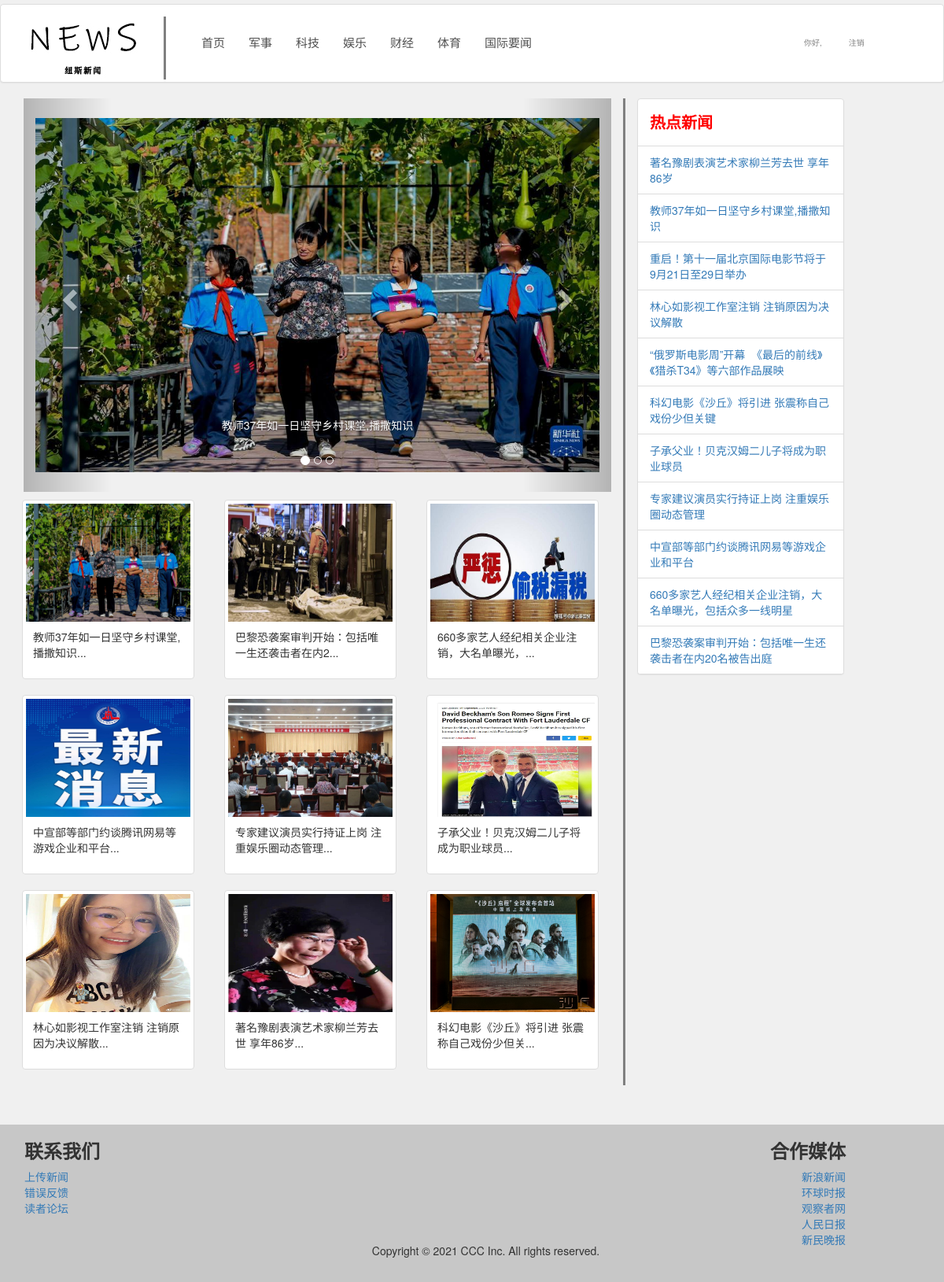
The app's page /php/newslist.php?classid=3 (signed in) with its own data.
### tables this page shows
CREATE TABLE IF NOT EXISTS `tbl_newsclass` (
  `classid` int(11) NOT NULL AUTO_INCREMENT COMMENT '类别编号',
  `classname` varchar(50) DEFAULT NULL COMMENT '类别标题',
  `classdesc` varchar(200) DEFAULT NULL COMMENT '类别说明',
  PRIMARY KEY (`classid`)
);

CREATE TABLE IF NOT EXISTS `tbl_news` (
  `newsid` int(11) NOT NULL AUTO_INCREMENT COMMENT '新闻编号',
  `title` varchar(100) NOT NULL COMMENT '新闻标题',
  `content` text COMMENT '新闻内容',
  `publishtime` timestamp NOT NULL DEFAULT CURRENT_TIMESTAMP COMMENT '发布时间',
  `uid` int(11) NOT NULL COMMENT '用户编号',
  `classid` int(11) NOT NULL COMMENT '新闻类型编号',
  `istop` int(11) NOT NULL DEFAULT '0' COMMENT '置顶标志',
  `ishot` int(11) NOT NULL DEFAULT '0' COMMENT '热点标志',
  `likecount` int(11) NOT NULL DEFAULT '0' COMMENT '新闻点赞计数',
  `viewcount` int(11) NOT NULL DEFAULT '0' COMMENT '新闻访问量',
  `newsimg` varchar(50) NOT NULL,
  PRIMARY KEY (`newsid`),
  KEY `FK_uid` (`uid`),
  KEY `FK_classid` (`classid`)
);

### php/newsclass.dao.php (called while the page is built, shortened)
<?php
require_once 'common.php';
function findnewsclass(){
    $sql="select * from tbl_newsclass";
    $link=get_connect();
    $result=execQuery($sql,$link);
    return $result;
}
?>

### php/common.php (called while the page is built, shortened)
<?php
function execQuery($strQuery,$link){
    $res= mysqli_query($link,$strQuery);
    $results = array();
     while($row = mysqli_fetch_assoc($res)){
       $results[] = $row;
    }
    return $results;
}
?>

### php/news.dao.php (called while the page is built, shortened)
<?php
    require_once 'common.php';
	function find3NewsByClassID($classid){
		$sql="select * from tbl_news where classid=$classid and istop = '1' order by publishtime desc limit 3";
		$link=get_connect();
		$result=execQuery($sql,$link);
		return $result;
	}
	function find9News_pageByClassID($classid,$page,$pagesize){
	    $maxpage=maxpage_findNewsByClassID($classid,$pagesize);
	    $page=$page>$maxpage ?$maxpage :$page;
	    $offset=($page-1)*$pagesize;
	    $sql="select * from tbl_news where classid=$classid order by publishtime desc limit $offset,$pagesize";
	    $link=get_connect();
	    $result=execQuery($sql,$link);
	    return $result;
	}
	function findhotNewsByClassID($classid){
		$sql="select * from tbl_news where classid=$classid order by viewcount desc limit 20";
		$link=get_connect();
		$result=execQuery($sql,$link);
		return $result;
	}
    function findNewsByClassID($classid){
        $link=get_connect();
        $classid=mysql_dataCheck($classid,$link);
        $sql="select * from tbl_news where classid=$classid order by publishtime desc";
        $result=execQuery($sql,$link);
        return $result;
    }
    function maxpage_findNewsByClassID($classid,$pagesize){
        $sql="select count(*) as num from tbl_news where classid=$classid order by publishtime desc";
        $link=get_connect();
        $result=execQuery($sql,$link);
        $num=$result[0]['num'];
        return ceil($num/$pagesize);
    }
?>

### php/newslist.php (the view, shortened to what this page needs)
<!DOCTYPE html>
<html lang="en">
<head>
	<link rel="stylesheet"  href="../dist/css/bootstrap.css"/>
	<link rel="stylesheet"  href="../css/body.css"/>
</head>
<body>
    <?php
        require_once 'news.dao.php';
		require_once 'newsclass.dao.php';
		$rst1=findnewsclass();
		$page=1;
        $pagesize=9;
        if(isset($_GET['classid'])){
            $classid=$_GET['classid'];
            $rst=findNewsByClassID($classid);
			$rst2=find3NewsByClassID($classid);
			foreach($rst2 as $row){
				$title[]=$row['title'];
				$img[]=$row['newsimg'];
				$newsid[]=$row['newsid'];
			}
			$rst4=find9News_pageByClassID($classid,$page,$pagesize);
			foreach($rst4 as $row){
				$len=$row['title'];
				$title1[]=strlen($len)>50 ? mb_substr($len,0,22,'utf8').'...': $len;
				$img1[]=$row['newsimg'];
				$newsid1[]=$row['newsid'];
			}
        }
    ?>
	<div class="panel panel-default" style="height: 100px;margin-top: 5px;">
	    <div class="panel-body">
	        <div class="container">
				<div class="row" style="height: 90px;">
				<div class="col-md-2" style="border-right:solid gray;">
					<img src="../img/news.jpg" >
				</div>
	        	<div class="col-md-8" style="margin-top: 8px;font-size: 15px;">
	        		<nav class="navbar navbar-static-top" role="navigation">
	        		    <div class="container-fluid">
	        		    <div>
	        		        <ul class="nav navbar-nav">
	        		                <li><a href="newslist.php?page=1" style="color: #4F4F4F;">首页</a></li>
	        		                <?php
	        		                    foreach($rst1 as $row){
	        		                        $classid=$row['classid'];
	        		                        $classname=$row['classname'];
	        		                        echo "<li><a href='newslist.php?classid=$classid&page=1' style='color: #4F4F4F;'>$classname</a></li>";
	        		                    }
	        		                ?>
	        		        </ul>
	        		    </div>
	        		    </div>
	        		</nav>
	        	</div>
				<div class="col-md-2" style="margin-top: 15px;font-size: 10px;">
					<ul class="nav nav-tabs" style="border: none;">
						<li>
						<?php
						if(!isset($_SESSION['user'])){
						    echo "<a href='logic.php' style='color: #828282;'>登录";
						}else{
							$userinfo=$_SESSION['user'];
							echo "<a href='newslist.php?page=1' style='color: #828282;'>你好,",$userinfo['username'];
						}
						?>
						</a></li>
						<li>
						<?php
						if(!isset($_SESSION['user'])){
						    echo "注册";
						}else{
							echo "<a href='logic.php' style='color: #828282;'>注销</a>";
						}
						?>
						</li>
					</ul>
				</div>
				</div>
			</div>
		</div>
	</div>
	<div class="container">
		<div class="row">
			<div class="col-md-8" style="border-right: solid 3px #808080;">
			<div id="myCarousel" class="carousel slide col-md-12" style="height: 500px;">
				<ol class="carousel-indicators">
					<li data-target="#myCarousel" data-slide-to="0" class="active"></li>
					<li data-target="#myCarousel" data-slide-to="1"></li>
					<li data-target="#myCarousel" data-slide-to="2"></li>
				</ol>
				<div class="carousel-inner">
					<div class="item active">
						<a href='newsdetail.php?newsid=<?php echo $newsid[0] ?>'><img src=<?php echo "newsimg/".$img[0].".jpg" ?> alt="First slide" style="width: 1200px;height: 450px;margin-top: 25px;" class="center-block"></a>
						<div class="carousel-caption"><?php echo $title[0] ?></div>
					</div>
				</div>
				<a class="left carousel-control" href="#myCarousel" role="button" data-slide="prev">
					<span class="glyphicon glyphicon-chevron-left" aria-hidden="true"></span>
				</a>
				<a class="right carousel-control" href="#myCarousel" role="button" data-slide="next">
					<span class="glyphicon glyphicon-chevron-right" aria-hidden="true"></span>
				</a>
			</div>
			<div class="col-md-4" style="margin-left: -17px;margin-top: 10px;">
			        <div class="thumbnail">
			            <a href='newsdetail.php?newsid=<?php echo $newsid1[0] ?>'><img src=<?php echo "newsimg/".$img1[0].".jpg" ?> style="width:100%;height:150px"></a>
			            <div class="caption">
			                <p><?php echo $title1[0] ?></p>
			            </div>
			        </div>
			</div>
			<div class="col-md-4" style="margin-left: 8px;margin-top: 10px;">
			        <div class="thumbnail">
			            <a href='newsdetail.php?newsid=<?php echo $newsid1[1] ?>'><img src=<?php echo "newsimg/".$img1[1].".jpg" ?> style="width:100%;height:150px"></a>
			            <div class="caption">
			                <p><?php echo $title1[1] ?></p>
			            </div>
			        </div>
			</div>
			<div class="col-md-4" style="margin-left: 8px;margin-top: 10px;">
			        <div class="thumbnail">
			            <a href='newsdetail.php?newsid=<?php echo $newsid1[2] ?>'><img src=<?php echo "newsimg/".$img1[2].".jpg" ?> style="width:100%;height:150px"></a>
			            <div class="caption">
			                <p><?php echo $title1[2] ?></p>
			            </div>
			        </div>
			</div>
			<div class="col-md-4" style="margin-left: -17px;">
			        <div class="thumbnail">
			            <a href='newsdetail.php?newsid=<?php echo $newsid1[3] ?>'><img src=<?php echo "newsimg/".$img1[3].".jpg" ?> style="width:100%;height:150px"></a>
			            <div class="caption">
			                <p><?php echo $title1[3] ?></p>
			            </div>
			        </div>
			</div>
			<div class="col-md-4" style="margin-left: 8px;">
			        <div class="thumbnail"></a></a></a>
			            <a href='newsdetail.php?newsid=<?php echo $newsid1[4] ?>'><img src=<?php echo "newsimg/".$img1[4].".jpg" ?> style="width:100%;height:150px"></a>
			            <div class="caption">
			                <p><?php echo $title1[4] ?></p>
			            </div>
			        </div>
			</div>
			<div class="col-md-4" style="margin-left: 8px;">
			        <div class="thumbnail">
			            <a href='newsdetail.php?newsid=<?php echo $newsid1[5] ?>'><img src=<?php echo "newsimg/".$img1[5].".jpg" ?> style="width:100%;height:150px"></a>
			            <div class="caption">
			                <p><?php echo $title1[5] ?></p>
			            </div>
			        </div>
			</div>
			<div class="col-md-4" style="margin-left: -17px;">
			        <div class="thumbnail">
			            <a href='newsdetail.php?newsid=<?php echo $newsid1[6] ?>'><img src=<?php echo "newsimg/".$img1[6].".jpg" ?> style="width:100%;height:150px"></a>
			            <div class="caption">
			                <p><?php echo $title1[6] ?></p>
			            </div>
			        </div>
			</div>
			<div class="col-md-4" style="margin-left: 8px;">
			        <div class="thumbnail">
			            <a href='newsdetail.php?newsid=<?php echo $newsid1[7] ?>'><img src=<?php echo "newsimg/".$img1[7].".jpg" ?> style="width:100%;height:150px"></a>
			            <div class="caption">
			                <p><?php echo $title1[7] ?></p>
			            </div>
			        </div>
			</div>
			<div class="col-md-4" style="margin-left: 8px;">
			        <div class="thumbnail">
			            <a href='newsdetail.php?newsid=<?php echo $newsid1[8] ?>'><img src=<?php echo "newsimg/".$img1[8].".jpg" ?> style="width:100%;height:150px"></a>
			            <div class="caption">
			                <p><?php echo $title1[8] ?></p>
			            </div>
			        </div>
			</div>
			</div>
			<div class="col-md-3" style="height: 1000px;">
				<div class="panel panel-default">
				    <div class="panel-body" style="color: red;">
				        <span style="font-size: 20px;font-weight: 700;">热点新闻</span>
				    </div>
					<?php
						if(isset($_GET['classid'])){
						$classid=$_GET['classid'];
						$rst3=findhotNewsByClassID($classid);
						echo "<ul class='list-group'>";
						foreach($rst3 as $row){
							$newsid=$row['newsid'];
							echo "<li class='list-group-item'><a href='newsdetail.php?newsid=$newsid'>".$row['title']."</a></li>";
						}
						echo "</ul>";
						}
					?>
				</div>
			</div>
		</div>
	</div>
	<div class="container">
		<div class="row">
		</div>
	</div>
	<div style="width: 100%;background-color: #C7C7C7;height: 200px;margin-top: 10px;">
		<div class="container">
			<div class="row">
				<div class="text-left col-md-4" style="padding-left: 16px;">
					<ul  class="list-unstyled">
						<li class="h3"style="font-weight: bold;">联系我们</li>
						<li><?php
						if(!isset($_SESSION['user'])){
						    echo "<a href='addnews.php'>上传新闻(请先登录)</a>";
						}else{
							echo "<a href='addnews.php'>上传新闻</a>";
						}
						?></li>
						<li><a href="#">错误反馈</a></li>
						<li><a href="#">读者论坛</a></li>
					</ul>
				</div>
				<div class="text-center col-md-4" style="margin-top: 150px;padding-right:20px ;">
					<ul>
						<p class="copyright">Copyright © 2021 CCC Inc. All rights reserved.</p>
					</ul>
				</div>
				<div class="text-right col-md-4" style="padding-right: 110px;">
					<ul  class="list-unstyled">
						<li class="h3"style="font-weight: bold;">合作媒体</li>
						<li><a href="#">新浪新闻</a></li>
						<li><a href="#">环球时报</a></li>
						<li><a href="#">观察者网</a></li>
						<li><a href="#">人民日报</a></li>
						<li><a href="#">新民晚报</a></li>
					</ul>
				</div>
			</div>
		</div>
	</div>
</body>
</html>

### css/body.css (style rules this page uses)
body { background-color: #f0f0f0; }

### records on screen
tbl_newsclass: classname "军事"
tbl_newsclass: classname "科技"
tbl_newsclass: classname "娱乐"
tbl_newsclass: classname "财经"
tbl_newsclass: classname "体育"
tbl_newsclass: classname "国际要闻"
tbl_news: title "著名豫剧表演艺术家柳兰芳去世 享年86岁"
tbl_news: title "教师37年如一日坚守乡村课堂,播撒知识"
tbl_news: title "重启！第十一届北京国际电影节将于9月21日至29日举办"
tbl_news: title "林心如影视工作室注销 注销原因为决议解散"
tbl_news: title "“俄罗斯电影周”开幕 《最后的前线》《猎杀T34》等六部作品展映"
tbl_news: title "科幻电影《沙丘》将引进 张震称自己戏份少但关键"
tbl_news: title "子承父业！贝克汉姆二儿子将成为职业球员"
tbl_news: title "专家建议演员实行持证上岗 注重娱乐圈动态管理"
tbl_news: title "中宣部等部门约谈腾讯网易等游戏企业和平台"
tbl_news: title "660多家艺人经纪相关企业注销，大名单曝光，包括众多一线明星"
tbl_news: title "巴黎恐袭案审判开始：包括唯一生还袭击者在内20名被告出庭"

### other values on screen
$title[0] "教师37年如一日坚守乡村课堂,播撒知识"
$title1[0] "教师37年如一日坚守乡村课堂,播撒知识..."
$title1[1] "巴黎恐袭案审判开始：包括唯一生还袭击者在内2..."
$title1[2] "660多家艺人经纪相关企业注销，大名单曝光，..."
$title1[3] "中宣部等部门约谈腾讯网易等游戏企业和平台..."
$title1[4] "专家建议演员实行持证上岗 注重娱乐圈动态管理..."
$title1[5] "子承父业！贝克汉姆二儿子将成为职业球员..."
$title1[6] "林心如影视工作室注销 注销原因为决议解散..."
$title1[7] "著名豫剧表演艺术家柳兰芳去世 享年86岁..."
$title1[8] "科幻电影《沙丘》将引进 张震称自己戏份少但关..."
